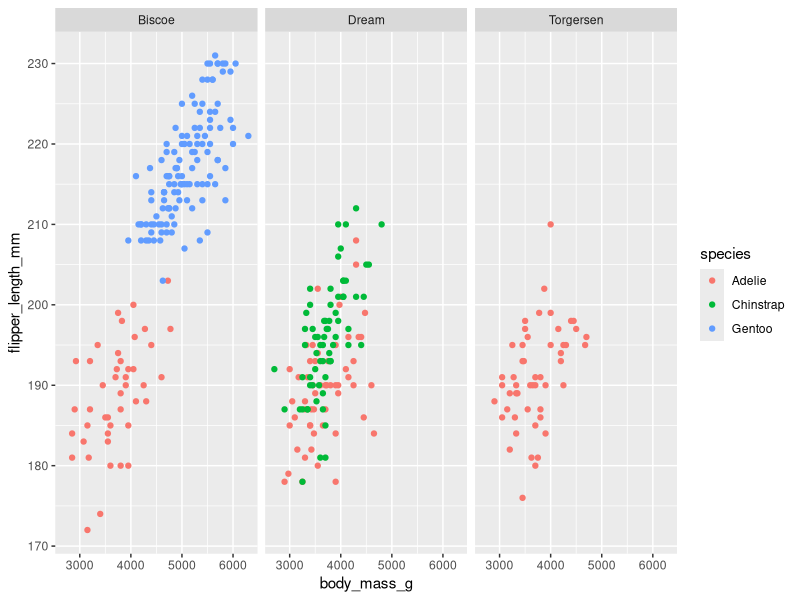

The R source for this figure:
## ---- chunk 1
#| message: false
#| warning: false

library(tidyverse)
library(here)
library(palmerpenguins)
library(kableExtra)
library(dplyr)
## ---- chunk 2
#| warning: false
#| fig-align: "center"
#| label: fig-penguin-sp-isl
#| fig-cap: "This figure shows body mass by flipper length for each species according to island"
penguins %>%
  ggplot(aes(x = body_mass_g, y = flipper_length_mm, color = species))+
  geom_point()+
  facet_grid(. ~ island)
## ---- chunk 3
#| warning: false
#| message: false
#| label: tbl-penguin-adelie
#| tbl-cap: "Adelie by Island table"
#| 
filtered_penguins <- filter(penguins, species == "Adelie")
         
filtered_penguins %>%
  group_by(island) %>%
  summarise(mean_mass = mean(body_mass_g, na.rm = TRUE),
            mean_flipper = mean(flipper_length_mm, na.rm = TRUE)) %>%
  kbl()  %>% ## this is a kable table
  kable_classic() %>% ## to make a kable theme
  kable_styling(full_width = FALSE)
